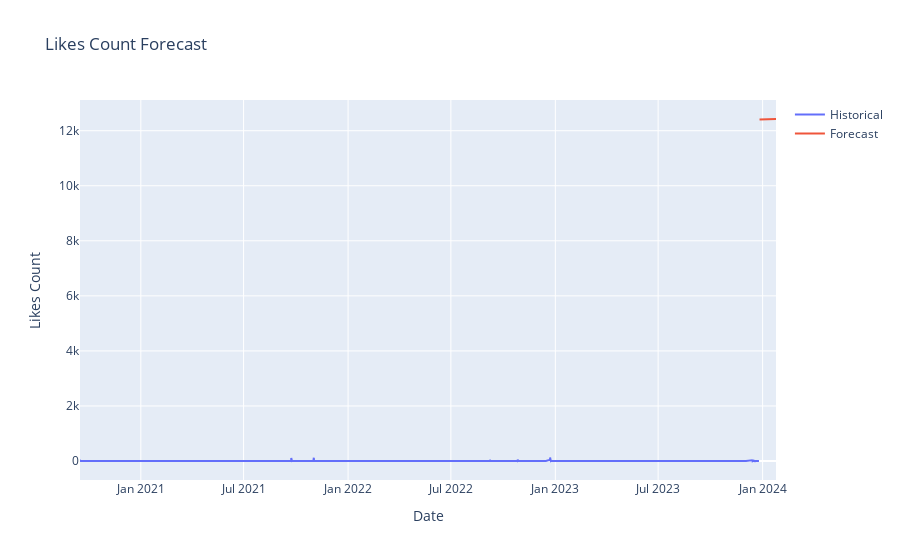

Here is the notebook cell this chart was saved with:
### Code cell
import plotly.graph_objs as go

# Create interactive visualization
fig = go.Figure(data=[
    go.Scatter(x=data.index, y=data['likesCount'], name='Historical'),
    go.Scatter(x=future_dates, y=future_likes, name='Forecast')
])

fig.update_layout(title='Likes Count Forecast', xaxis_title='Date', yaxis_title='Likes Count')
fig.show()

### Figure 1 — Plotly figure (JSON) as saved in the notebook; plotly's stock layout.template omitted (floating-point values rounded to 4 significant figures; data arrays with more than 128 entries replaced by an {"elided": "..."} marker saying what was removed)
{"data": [{"name": "Historical", "type": "scatter", "x": {"elided": "522 str values"}, "y": {"elided": "522 int values"}}, {"name": "Forecast", "type": "scatter", "x": ["2023-12-26T13:34:39", "2023-12-27T13:34:39", "2023-12-28T13:34:39", "2023-12-29T13:34:39", "2023-12-30T13:34:39", "2023-12-31T13:34:39", "2024-01-01T13:34:39", "2024-01-02T13:34:39", "2024-01-03T13:34:39", "2024-01-04T13:34:39", "2024-01-05T13:34:39", "2024-01-06T13:34:39", "2024-01-07T13:34:39", "2024-01-08T13:34:39", "2024-01-09T13:34:39", "2024-01-10T13:34:39", "2024-01-11T13:34:39", "2024-01-12T13:34:39", "2024-01-13T13:34:39", "2024-01-14T13:34:39", "2024-01-15T13:34:39", "2024-01-16T13:34:39", "2024-01-17T13:34:39", "2024-01-18T13:34:39", "2024-01-19T13:34:39", "2024-01-20T13:34:39", "2024-01-21T13:34:39", "2024-01-22T13:34:39", "2024-01-23T13:34:39", "2024-01-24T13:34:39"], "y": [12410.0, 12410.0, 12410.0, 12410.0, 12410.0, 12410.0, 12410.0, 12410.0, 12410.0, 12410.0, 12410.0, 12410.0, 12420.0, 12420.0, 12420.0, 12420.0, 12420.0, 12420.0, 12420.0, 12420.0, 12420.0, 12420.0, 12420.0, 12420.0, 12420.0, 12420.0, 12420.0, 12420.0, 12430.0, 12430.0]}], "layout": {"autosize": true, "title": {"text": "Likes Count Forecast"}, "xaxis": {"autorange": true, "range": ["2020-09-15 21:25:05", "2024-01-24 13:34:39"], "title": {"text": "Date"}, "type": "date"}, "yaxis": {"autorange": true, "range": [-690.3, 13120.0], "title": {"text": "Likes Count"}, "type": "linear"}}}
